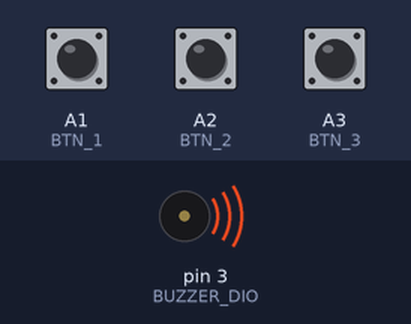
The sketch below on a simulated Arduino Uno, built with avr-gcc and run on an emulated ATmega328P. On the bench: buzzer (waves = sounding, pin HIGH). Inputs (shaded band) come from the test bench; at power-on: A3 (BTN_3) HIGH, A2 (BTN_2) HIGH, A1 (BTN_1) HIGH.

Above: at 1.2 s.
1.3 s: A3 (BTN_3) pulled LOW for 0.15 s
At 2.6 s:
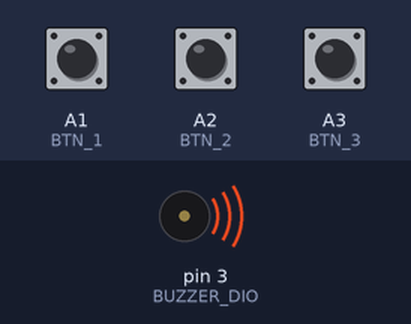
2.9 s: A2 (BTN_2) pulled LOW for 3.2 s
At 3.05 s:
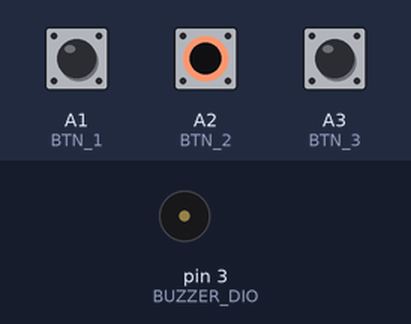
7.6 s: A3 (BTN_3) pulled LOW for 3.2 s
At 11.1 s:
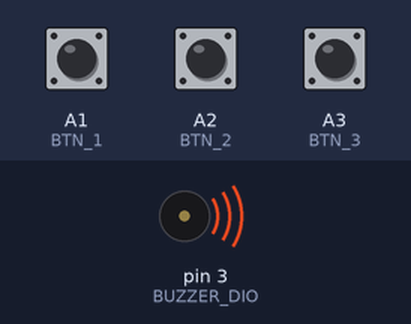
Timing chart, 0 to 12.6 s (numbered marks = the images above; inputs shaded):
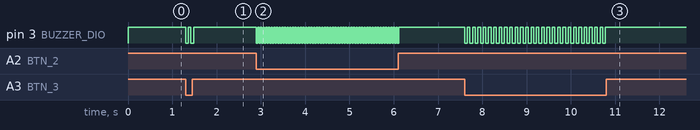

The sketch:

MFShieldBuzzer.ino
```cpp
#define BUZZER_DIO 3
#define BTN_1 A1
#define BTN_2 A2
#define BTN_3 A3

//Estados para Buzzer
#define OFF HIGH
#define ON LOW

void setup() {
  pinMode(BUZZER_DIO, OUTPUT);
}

void barulinhos(int timeSound, int timePause) {
  digitalWrite(BUZZER_DIO, ON);
  delay(timeSound);
  digitalWrite(BUZZER_DIO, OFF);
  delay(timePause);
}

void loop() {
  digitalWrite(BUZZER_DIO, OFF);

  if(!digitalRead(BTN_1)) {
    barulinhos(15,15);
  }

  if(!digitalRead(BTN_2)) {
    barulinhos(30,30);
  }

  if(!digitalRead(BTN_3)) {
    barulinhos(60,60);
  }
}
```

Measured:
- after the input at 1.3 s, pin 3 (BUZZER_DIO): alternates HIGH for 0.06 s and LOW for 0.06 s, 4 changes in all, then stays HIGH, starting at once
- after the input at 2.9 s, pin 3 (BUZZER_DIO): alternates HIGH for 0.03 s and LOW for 0.03 s, 108 changes in all, then stays HIGH, starting at once
- after the input at 7.6 s, pin 3 (BUZZER_DIO): alternates HIGH for 0.06 s and LOW for 0.06 s, 54 changes in all, then stays HIGH, starting at once
